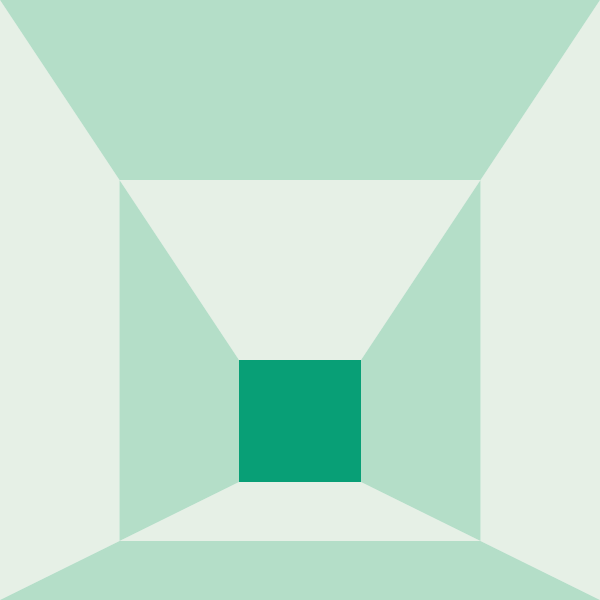
Frame 1 (no input)
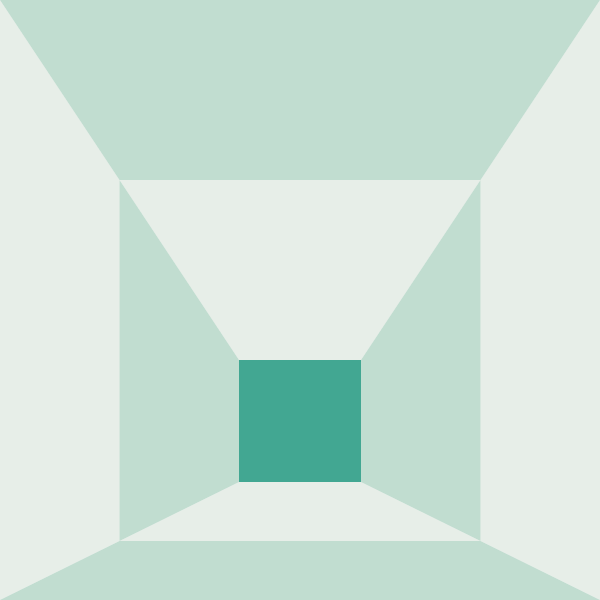
Frame 60 (no input)
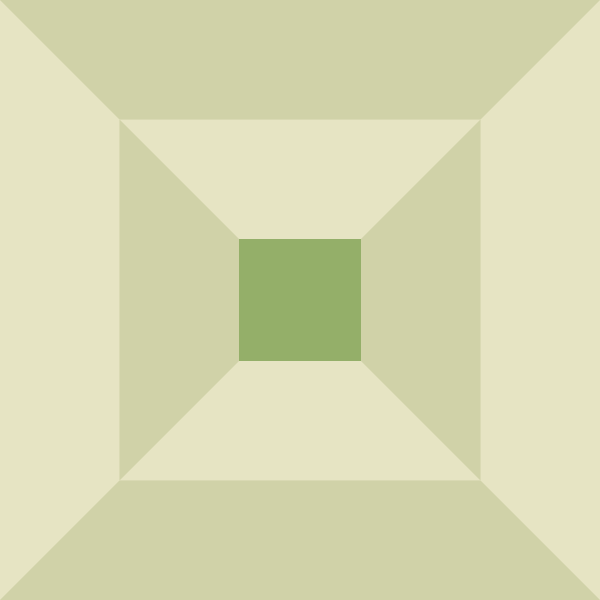
Frame 120 (the mouse pressed at the canvas centre since frame 60)

The p5.js sketch that drew these frames (run headless with seeded random() and noise() and a simulated clock; from frame 60 on, the mouse is pressed at the canvas centre):

// p5.js sketch
// ── sketch.js
// Josef Albers — Mitered Square
// Interactive p5.js sketch — drag the center square, colours cycle every 0.5s

const palettes = [
  // 1: Mint / emerald
  { center: [8,   159, 118], tb: [230, 240, 230], sides: [180, 222, 200], bg: [245, 248, 244] },
  // 2: Cool grey / slate
  { center: [168, 182, 195], tb: [232, 234, 236], sides: [215, 218, 222], bg: [238, 239, 241] },
  // 3: Olive / sage
  { center: [148, 175, 105], tb: [230, 228, 195], sides: [208, 210, 168], bg: [228, 226, 190] },
  // 4: Blush / crimson
  { center: [168,  22,  30], tb: [238, 222, 215], sides: [222, 200, 193], bg: [238, 224, 218] },
  // 5: Warm yellow
  { center: [255, 210,   0], tb: [248, 238, 198], sides: [240, 220, 158], bg: [248, 236, 190] },
];

const LERP_SPEED  = 0.12;   // colour blend speed per frame
const INTERVAL_MS = 500;    // ms between palette switches

let currentPalette = 0;
let targetPalette  = 0;
let lerpAmt        = 1.0;   // 1 = fully settled, 0 = start of transition

let s = 122;          // center square size
let x, y;             // current square position (top-left corner)
let startX, startY;   // resting position
let dragging = false;

// ─── colour helpers ───────────────────────────────────────────────────────────

function lerpChannel(a, b, t) {
  return [
    a[0] + (b[0] - a[0]) * t,
    a[1] + (b[1] - a[1]) * t,
    a[2] + (b[2] - a[2]) * t,
  ];
}

function getBlendedPalette() {
  const a = palettes[currentPalette];
  const b = palettes[targetPalette];
  const t = lerpAmt;
  return {
    center: lerpChannel(a.center, b.center, t),
    tb:     lerpChannel(a.tb,     b.tb,     t),
    sides:  lerpChannel(a.sides,  b.sides,  t),
    bg:     lerpChannel(a.bg,     b.bg,     t),
  };
}

// ─── p5 lifecycle ─────────────────────────────────────────────────────────────

function setup() {
  createCanvas(600, 600);
  startX = x = 239;
  startY = y = 360;

  // cycle palette every INTERVAL_MS
  setInterval(() => {
    targetPalette = (targetPalette + 1) % palettes.length;
    lerpAmt = 0;
  }, INTERVAL_MS);
}

function draw() {
  // advance colour blend
  if (lerpAmt < 1) {
    lerpAmt = min(1, lerpAmt + LERP_SPEED);
    if (lerpAmt >= 1) currentPalette = targetPalette;
  }

  const pal = getBlendedPalette();
  background(pal.bg[0], pal.bg[1], pal.bg[2]);
  noStroke();

  // move or spring-return the square
  if (dragging) {
    x = mouseX - s / 2;
    y = mouseY - s / 2;
  } else {
    x += (startX - x) * 0.1;
    y += (startY - y) * 0.1;
  }

  x = constrain(x, 75, 403);
  y = constrain(y, 75, 403);

  let x1 = x,     x2 = x + s;
  let y1 = y,     y2 = y + s;

  // midpoints between square corners and canvas corners
  let topLX = x1 / 2,           topLY = y1 / 2;
  let topRX = (600 + x2) / 2,   topRY = y1 / 2;
  let botLX = x1 / 2,           botLY = (600 + y2) / 2;
  let botRX = (600 + x2) / 2,   botRY = (600 + y2) / 2;

  // light fill — top/bottom inner trapezoids + left/right outer strips
  fill(pal.tb[0], pal.tb[1], pal.tb[2]);
  quad(topLX, topLY, topRX, topRY, x2, y1, x1, y1);   // top inner
  quad(x1, y2, x2, y2, botRX, botRY, botLX, botLY);   // bottom inner
  quad(0, 0, topLX, topLY, botLX, botLY, 0, 600);      // left outer
  quad(topRX, topRY, 600, 0, 600, 600, botRX, botRY);  // right outer

  // side fill — left/right inner trapezoids + top/bottom outer strips
  fill(pal.sides[0], pal.sides[1], pal.sides[2]);
  quad(topLX, topLY, x1, y1, x1, y2, botLX, botLY);   // left inner
  quad(x2, y1, topRX, topRY, botRX, botRY, x2, y2);   // right inner
  quad(0, 0, 600, 0, topRX, topRY, topLX, topLY);      // top outer
  quad(botLX, botLY, botRX, botRY, 600, 600, 0, 600);  // bottom outer

  // center accent square
  fill(pal.center[0], pal.center[1], pal.center[2]);
  square(x1, y1, s);
}

function mousePressed() { dragging = true;  }
function mouseReleased() { dragging = false; }
